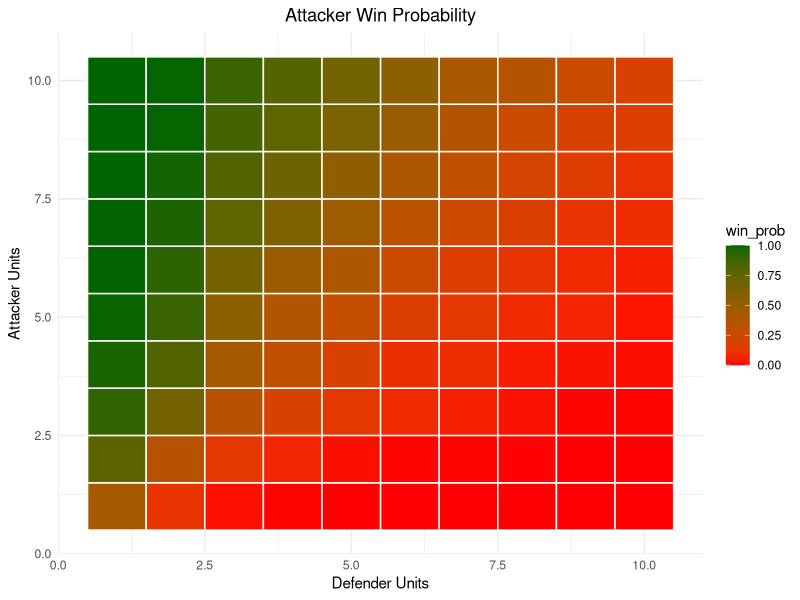

The R source for this figure:
library(ggplot2)

set.seed(123)
combat_round <- function(att_units,def_units,sim=10000) {
  Results = rep(NA,sim)
  AS<-att_units
  DS<-def_units
  for(i in 1:sim){
    while(def_units>0 & att_units>0){
      Dnum <- sort(sample(1:6, min(def_units,3),replace = TRUE),decreasing = T)
      Anum <- sort(sample(1:6, min(att_units,3),replace = TRUE),decreasing = T)
      for (j in 1:min(length(Dnum),length(Anum))){
        if(Anum[j]>Dnum[j]){
          def_units<-def_units-1
        }
        else{
          att_units<-att_units-1
        }
      }
    }
    Results[i]<- ifelse(att_units>0,1,0)
    att_units<-AS
    def_units<-DS
  }
  return(mean(Results))
}

prob_att_win <- function(){
  res<-sapply(1:10, function(x) {
  sapply(1:10, function(y) {
    combat_round(y,x,1000)
    })
  })
  return(res)
}
# Print the result
#print(result)


att_prob<- data.frame(
  attacker_unit<- rep(1:10,10),
  defender_unit<- rep(1:10,each= 10),
  win_prob<- as.vector(prob_att_win())
)


#go through outer 
ggplot(att_prob,aes(x=defender_unit,y=attacker_unit,fill=win_prob))+
  geom_tile()+
  scale_fill_gradient(low="red",high="darkgreen")+
  labs(title = "Attacker Win Probability",x="Defender Units",y="Attacker Units")+
  geom_tile(color = "white",lwd = 0.5,linetype = 1)+
  theme_minimal()+
  theme(plot.title = element_text(hjust = 0.5))



print(combat_round(def_units=1,att_units=2,sim=10000))


